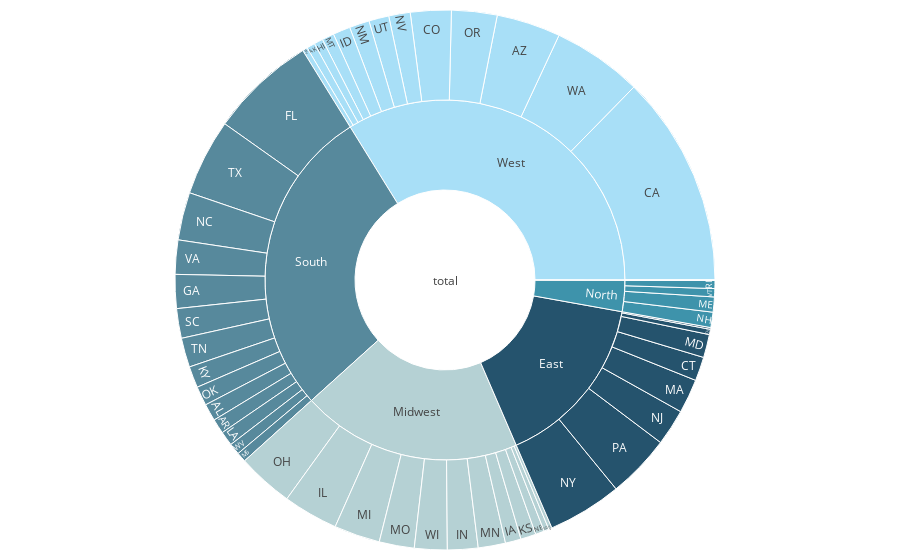

Notebook source saved alongside this figure:
### Code cell
import plotly.graph_objects as go
from plotly.subplots import make_subplots
import pandas as pd

levels = ['state', 'region'] # levels used for the hierarchical chart
color_columns = ['city', 'city']
value_column = 'city'

# define a color palette for the regions
region_colors = {'North': '#3E93AB', 
                 'West': '#A8DFF7', 
                 'East': '#25536D', 
                 'South': '#57899C', 
                 'Midwest': '#B5D1D4', 
                 'Other': '#2F4E48'}


def build_hierarchical_dataframe(df, levels, value_column, color_columns=None):
    """
    Build a hierarchy of levels for Sunburst or Treemap charts.

    Levels are given starting from the bottom to the top of the hierarchy,
    ie the last level corresponds to the root.
    """
    df_all_trees = pd.DataFrame(columns=['id', 'parent', 'value', 'color'])
    state_region_map = dict(zip(df['state'], df['region'])) # create a dictionary mapping each state to its parent region
    for i, level in enumerate(levels):
        df_tree = pd.DataFrame(columns=['id', 'parent', 'value', 'color'])
        dfg = df.groupby(levels[i:]).sum()
        dfg = dfg.reset_index()
        df_tree['id'] = dfg[level].copy()
        if i < len(levels) - 1:
            df_tree['parent'] = dfg[levels[i+1]].copy()
        else:
            df_tree['parent'] = 'total'
        df_tree['value'] = dfg[value_column]
        if level == 'region':
            # assign a unique color to each region
            df_tree['color'] = [region_colors[r] for r in df_tree['id']]
        else:
            # assign the same color to each state within a region as its parent region
            df_tree['color'] = [region_colors[state_region_map[s]] for s in df_tree['id']]
        df_all_trees = df_all_trees.append(df_tree, ignore_index=True)
    total = pd.Series(dict(id='total', parent='',
                              value=df[value_column].sum(),
                              color='white'))
    df_all_trees = df_all_trees.append(total, ignore_index=True)
    return df_all_trees



df_all_trees = build_hierarchical_dataframe(grouped, levels, value_column, color_columns)
#average_score = grouped['sales'].sum() / grouped['calls'].sum()

#fig = make_subplots(1, 2, specs=[[{"type": "domain"}, {"type": "domain"}]],)

# Add a Sunburst trace to the figure with labels, parents, values, marker, hovertemplate, and name
fig.add_trace(go.Sunburst(
    labels=df_all_trees['id'],
    parents=df_all_trees['parent'],
    values=df_all_trees['value'],
    branchvalues='total',
    marker=dict(
        colors=df_all_trees['color'],
        colorscale='RdBu',
        cmid=average_score),
    hovertemplate='<b>%{label} </b> <br> Sightings: %{value}',
    name=''
))

# Update the domain for the Sunburst trace to set it to [0, 1] for both x and y axes
fig.update_traces(domain=dict(x=[0, 1], y=[0, 1]))

# fig.add_trace(go.Sunburst(
#     labels=df_all_trees['id'],
#     parents=df_all_trees['parent'],
#     values=df_all_trees['value'],
#     branchvalues='total',
#     marker=dict(
#         colors=df_all_trees['color'],
#         colorscale='RdBu',
#         cmid=average_score),
#         hovertemplate='<b>%{label} </b> <br> Sightings: %{value}',
#         maxdepth=2
#     ), 1, 2)

# Update the layout to set the x and y axis ranges to [-1, 1] to center the plot
fig.update_layout(xaxis=dict(range=[-1, 1]), yaxis=dict(range=[-1, 1]))
fig

### Figure 1 — Plotly figure (JSON) as saved in the notebook; plotly's stock layout.template omitted (floating-point values rounded to 4 significant figures)
{"data": [{"branchvalues": "total", "domain": {"x": [0, 1], "y": [0, 1]}, "hovertemplate": "<b>%{label} </b> <br> Sightings: %{value}", "labels": ["AK", "AL", "AR", "AZ", "CA", "CO", "CT", "DC", "DE", "FL", "GA", "HI", "IA", "ID", "IL", "IN", "KS", "KY", "LA", "MA", "MD", "ME", "MI", "MN", "MO", "MS", "MT", "NC", "ND", "NE", "NH", "NJ", "NM", "NV", "NY", "OH", "OK", "OR", "PA", "PR", "RI", "SC", "SD", "TN", "TX", "UT", "VA", "VI", "VT", "WA", "WI", "WV", "WY", "East", "Midwest", "North", "Other", "South", "West", "total"], "marker": {"cmid": 0.531, "colors": ["#A8DFF7", "#57899C", "#57899C", "#A8DFF7", "#A8DFF7", "#A8DFF7", "#25536D", "#25536D", "#25536D", "#57899C", "#57899C", "#A8DFF7", "#B5D1D4", "#A8DFF7", "#B5D1D4", "#B5D1D4", "#B5D1D4", "#57899C", "#57899C", "#25536D", "#25536D", "#3E93AB", "#B5D1D4", "#B5D1D4", "#B5D1D4", "#57899C", "#A8DFF7", "#57899C", "#B5D1D4", "#B5D1D4", "#3E93AB", "#25536D", "#A8DFF7", "#A8DFF7", "#25536D", "#B5D1D4", "#57899C", "#A8DFF7", "#25536D", "#2F4E48", "#3E93AB", "#57899C", "#B5D1D4", "#57899C", "#57899C", "#A8DFF7", "#57899C", "#2F4E48", "#3E93AB", "#A8DFF7", "#B5D1D4", "#57899C", "#A8DFF7", "#25536D", "#B5D1D4", "#3E93AB", "#2F4E48", "#57899C", "#A8DFF7", "white"], "colorscale": [[0, "rgb(103,0,31)"], [0.1, "rgb(178,24,43)"], [0.2, "rgb(214,96,77)"], [0.3, "rgb(244,165,130)"], [0.4, "rgb(253,219,199)"], [0.5, "rgb(247,247,247)"], [0.6, "rgb(209,229,240)"], [0.7, "rgb(146,197,222)"], [0.8, "rgb(67,147,195)"], [0.9, "rgb(33,102,172)"], [1, "rgb(5,48,97)"]]}, "name": "", "parents": ["West", "South", "South", "West", "West", "West", "East", "East", "East", "South", "South", "West", "Midwest", "West", "Midwest", "Midwest", "Midwest", "South", "South", "East", "East", "North", "Midwest", "Midwest", "Midwest", "South", "West", "South", "Midwest", "Midwest", "North", "East", "West", "West", "East", "Midwest", "South", "West", "East", "Other", "North", "South", "Midwest", "South", "South", "West", "South", "Other", "North", "West", "Midwest", "South", "West", "total", "total", "total", "total", "total", "total", ""], "type": "sunburst", "values": [484, 1002, 862, 3741, 12361, 2380, 1396, 100, 310, 6196, 1977, 519, 917, 1011, 3214, 1784, 895, 1248, 843, 1995, 1354, 881, 2683, 1593, 2045, 562, 708, 2790, 194, 518, 895, 2122, 1169, 1254, 4333, 3276, 1123, 2658, 3705, 28, 465, 1730, 287, 1710, 4470, 1171, 1994, 1, 482, 5260, 1909, 665, 290, 15315, 19315, 2723, 29, 27172, 33006, 97560]}, {"branchvalues": "total", "domain": {"x": [0, 1], "y": [0, 1]}, "hovertemplate": "<b>%{label} </b> <br> Sightings: %{value}", "labels": ["AK", "AL", "AR", "AZ", "CA", "CO", "CT", "DC", "DE", "FL", "GA", "HI", "IA", "ID", "IL", "IN", "KS", "KY", "LA", "MA", "MD", "ME", "MI", "MN", "MO", "MS", "MT", "NC", "ND", "NE", "NH", "NJ", "NM", "NV", "NY", "OH", "OK", "OR", "PA", "PR", "RI", "SC", "SD", "TN", "TX", "UT", "VA", "VI", "VT", "WA", "WI", "WV", "WY", "East", "Midwest", "North", "Other", "South", "West", "total"], "marker": {"cmid": 0.531, "colors": ["#A8DFF7", "#57899C", "#57899C", "#A8DFF7", "#A8DFF7", "#A8DFF7", "#25536D", "#25536D", "#25536D", "#57899C", "#57899C", "#A8DFF7", "#B5D1D4", "#A8DFF7", "#B5D1D4", "#B5D1D4", "#B5D1D4", "#57899C", "#57899C", "#25536D", "#25536D", "#3E93AB", "#B5D1D4", "#B5D1D4", "#B5D1D4", "#57899C", "#A8DFF7", "#57899C", "#B5D1D4", "#B5D1D4", "#3E93AB", "#25536D", "#A8DFF7", "#A8DFF7", "#25536D", "#B5D1D4", "#57899C", "#A8DFF7", "#25536D", "#2F4E48", "#3E93AB", "#57899C", "#B5D1D4", "#57899C", "#57899C", "#A8DFF7", "#57899C", "#2F4E48", "#3E93AB", "#A8DFF7", "#B5D1D4", "#57899C", "#A8DFF7", "#25536D", "#B5D1D4", "#3E93AB", "#2F4E48", "#57899C", "#A8DFF7", "white"], "colorscale": [[0, "rgb(103,0,31)"], [0.1, "rgb(178,24,43)"], [0.2, "rgb(214,96,77)"], [0.3, "rgb(244,165,130)"], [0.4, "rgb(253,219,199)"], [0.5, "rgb(247,247,247)"], [0.6, "rgb(209,229,240)"], [0.7, "rgb(146,197,222)"], [0.8, "rgb(67,147,195)"], [0.9, "rgb(33,102,172)"], [1, "rgb(5,48,97)"]]}, "name": "", "parents": ["West", "South", "South", "West", "West", "West", "East", "East", "East", "South", "South", "West", "Midwest", "West", "Midwest", "Midwest", "Midwest", "South", "South", "East", "East", "North", "Midwest", "Midwest", "Midwest", "South", "West", "South", "Midwest", "Midwest", "North", "East", "West", "West", "East", "Midwest", "South", "West", "East", "Other", "North", "South", "Midwest", "South", "South", "West", "South", "Other", "North", "West", "Midwest", "South", "West", "total", "total", "total", "total", "total", "total", ""], "type": "sunburst", "values": [484, 1002, 862, 3741, 12361, 2380, 1396, 100, 310, 6196, 1977, 519, 917, 1011, 3214, 1784, 895, 1248, 843, 1995, 1354, 881, 2683, 1593, 2045, 562, 708, 2790, 194, 518, 895, 2122, 1169, 1254, 4333, 3276, 1123, 2658, 3705, 28, 465, 1730, 287, 1710, 4470, 1171, 1994, 1, 482, 5260, 1909, 665, 290, 15315, 19315, 2723, 29, 27172, 33006, 97560]}, {"branchvalues": "total", "domain": {"x": [0, 1], "y": [0, 1]}, "hovertemplate": "<b>%{label} </b> <br> Sightings: %{value}", "labels": ["AK", "AL", "AR", "AZ", "CA", "CO", "CT", "DC", "DE", "FL", "GA", "HI", "IA", "ID", "IL", "IN", "KS", "KY", "LA", "MA", "MD", "ME", "MI", "MN", "MO", "MS", "MT", "NC", "ND", "NE", "NH", "NJ", "NM", "NV", "NY", "OH", "OK", "OR", "PA", "PR", "RI", "SC", "SD", "TN", "TX", "UT", "VA", "VI", "VT", "WA", "WI", "WV", "WY", "East", "Midwest", "North", "Other", "South", "West", "total"], "marker": {"cmid": 0.531, "colors": ["#A8DFF7", "#57899C", "#57899C", "#A8DFF7", "#A8DFF7", "#A8DFF7", "#25536D", "#25536D", "#25536D", "#57899C", "#57899C", "#A8DFF7", "#B5D1D4", "#A8DFF7", "#B5D1D4", "#B5D1D4", "#B5D1D4", "#57899C", "#57899C", "#25536D", "#25536D", "#3E93AB", "#B5D1D4", "#B5D1D4", "#B5D1D4", "#57899C", "#A8DFF7", "#57899C", "#B5D1D4", "#B5D1D4", "#3E93AB", "#25536D", "#A8DFF7", "#A8DFF7", "#25536D", "#B5D1D4", "#57899C", "#A8DFF7", "#25536D", "#2F4E48", "#3E93AB", "#57899C", "#B5D1D4", "#57899C", "#57899C", "#A8DFF7", "#57899C", "#2F4E48", "#3E93AB", "#A8DFF7", "#B5D1D4", "#57899C", "#A8DFF7", "#25536D", "#B5D1D4", "#3E93AB", "#2F4E48", "#57899C", "#A8DFF7", "white"], "colorscale": [[0, "rgb(103,0,31)"], [0.1, "rgb(178,24,43)"], [0.2, "rgb(214,96,77)"], [0.3, "rgb(244,165,130)"], [0.4, "rgb(253,219,199)"], [0.5, "rgb(247,247,247)"], [0.6, "rgb(209,229,240)"], [0.7, "rgb(146,197,222)"], [0.8, "rgb(67,147,195)"], [0.9, "rgb(33,102,172)"], [1, "rgb(5,48,97)"]]}, "name": "", "parents": ["West", "South", "South", "West", "West", "West", "East", "East", "East", "South", "South", "West", "Midwest", "West", "Midwest", "Midwest", "Midwest", "South", "South", "East", "East", "North", "Midwest", "Midwest", "Midwest", "South", "West", "South", "Midwest", "Midwest", "North", "East", "West", "West", "East", "Midwest", "South", "West", "East", "Other", "North", "South", "Midwest", "South", "South", "West", "South", "Other", "North", "West", "Midwest", "South", "West", "total", "total", "total", "total", "total", "total", ""], "type": "sunburst", "values": [484, 1002, 862, 3741, 12361, 2380, 1396, 100, 310, 6196, 1977, 519, 917, 1011, 3214, 1784, 895, 1248, 843, 1995, 1354, 881, 2683, 1593, 2045, 562, 708, 2790, 194, 518, 895, 2122, 1169, 1254, 4333, 3276, 1123, 2658, 3705, 28, 465, 1730, 287, 1710, 4470, 1171, 1994, 1, 482, 5260, 1909, 665, 290, 15315, 19315, 2723, 29, 27172, 33006, 97560]}, {"branchvalues": "total", "domain": {"x": [0, 1], "y": [0, 1]}, "hovertemplate": "<b>%{label} </b> <br> Sightings: %{value}", "labels": ["AK", "AL", "AR", "AZ", "CA", "CO", "CT", "DC", "DE", "FL", "GA", "HI", "IA", "ID", "IL", "IN", "KS", "KY", "LA", "MA", "MD", "ME", "MI", "MN", "MO", "MS", "MT", "NC", "ND", "NE", "NH", "NJ", "NM", "NV", "NY", "OH", "OK", "OR", "PA", "PR", "RI", "SC", "SD", "TN", "TX", "UT", "VA", "VI", "VT", "WA", "WI", "WV", "WY", "East", "Midwest", "North", "Other", "South", "West", "total"], "marker": {"cmid": 0.531, "colors": ["#A8DFF7", "#57899C", "#57899C", "#A8DFF7", "#A8DFF7", "#A8DFF7", "#25536D", "#25536D", "#25536D", "#57899C", "#57899C", "#A8DFF7", "#B5D1D4", "#A8DFF7", "#B5D1D4", "#B5D1D4", "#B5D1D4", "#57899C", "#57899C", "#25536D", "#25536D", "#3E93AB", "#B5D1D4", "#B5D1D4", "#B5D1D4", "#57899C", "#A8DFF7", "#57899C", "#B5D1D4", "#B5D1D4", "#3E93AB", "#25536D", "#A8DFF7", "#A8DFF7", "#25536D", "#B5D1D4", "#57899C", "#A8DFF7", "#25536D", "#2F4E48", "#3E93AB", "#57899C", "#B5D1D4", "#57899C", "#57899C", "#A8DFF7", "#57899C", "#2F4E48", "#3E93AB", "#A8DFF7", "#B5D1D4", "#57899C", "#A8DFF7", "#25536D", "#B5D1D4", "#3E93AB", "#2F4E48", "#57899C", "#A8DFF7", "white"], "colorscale": [[0, "rgb(103,0,31)"], [0.1, "rgb(178,24,43)"], [0.2, "rgb(214,96,77)"], [0.3, "rgb(244,165,130)"], [0.4, "rgb(253,219,199)"], [0.5, "rgb(247,247,247)"], [0.6, "rgb(209,229,240)"], [0.7, "rgb(146,197,222)"], [0.8, "rgb(67,147,195)"], [0.9, "rgb(33,102,172)"], [1, "rgb(5,48,97)"]]}, "name": "", "parents": ["West", "South", "South", "West", "West", "West", "East", "East", "East", "South", "South", "West", "Midwest", "West", "Midwest", "Midwest", "Midwest", "South", "South", "East", "East", "North", "Midwest", "Midwest", "Midwest", "South", "West", "South", "Midwest", "Midwest", "North", "East", "West", "West", "East", "Midwest", "South", "West", "East", "Other", "North", "South", "Midwest", "South", "South", "West", "South", "Other", "North", "West", "Midwest", "South", "West", "total", "total", "total", "total", "total", "total", ""], "type": "sunburst", "values": [484, 1002, 862, 3741, 12361, 2380, 1396, 100, 310, 6196, 1977, 519, 917, 1011, 3214, 1784, 895, 1248, 843, 1995, 1354, 881, 2683, 1593, 2045, 562, 708, 2790, 194, 518, 895, 2122, 1169, 1254, 4333, 3276, 1123, 2658, 3705, 28, 465, 1730, 287, 1710, 4470, 1171, 1994, 1, 482, 5260, 1909, 665, 290, 15315, 19315, 2723, 29, 27172, 33006, 97560]}, {"branchvalues": "total", "domain": {"x": [0, 1], "y": [0, 1]}, "hovertemplate": "<b>%{label} </b> <br> Sightings: %{value}", "labels": ["AK", "AL", "AR", "AZ", "CA", "CO", "CT", "DC", "DE", "FL", "GA", "HI", "IA", "ID", "IL", "IN", "KS", "KY", "LA", "MA", "MD", "ME", "MI", "MN", "MO", "MS", "MT", "NC", "ND", "NE", "NH", "NJ", "NM", "NV", "NY", "OH", "OK", "OR", "PA", "PR", "RI", "SC", "SD", "TN", "TX", "UT", "VA", "VI", "VT", "WA", "WI", "WV", "WY", "East", "Midwest", "North", "Other", "South", "West", "total"], "marker": {"cmid": 0.531, "colors": ["#A8DFF7", "#57899C", "#57899C", "#A8DFF7", "#A8DFF7", "#A8DFF7", "#25536D", "#25536D", "#25536D", "#57899C", "#57899C", "#A8DFF7", "#B5D1D4", "#A8DFF7", "#B5D1D4", "#B5D1D4", "#B5D1D4", "#57899C", "#57899C", "#25536D", "#25536D", "#3E93AB", "#B5D1D4", "#B5D1D4", "#B5D1D4", "#57899C", "#A8DFF7", "#57899C", "#B5D1D4", "#B5D1D4", "#3E93AB", "#25536D", "#A8DFF7", "#A8DFF7", "#25536D", "#B5D1D4", "#57899C", "#A8DFF7", "#25536D", "#2F4E48", "#3E93AB", "#57899C", "#B5D1D4", "#57899C", "#57899C", "#A8DFF7", "#57899C", "#2F4E48", "#3E93AB", "#A8DFF7", "#B5D1D4", "#57899C", "#A8DFF7", "#25536D", "#B5D1D4", "#3E93AB", "#2F4E48", "#57899C", "#A8DFF7", "white"], "colorscale": [[0, "rgb(103,0,31)"], [0.1, "rgb(178,24,43)"], [0.2, "rgb(214,96,77)"], [0.3, "rgb(244,165,130)"], [0.4, "rgb(253,219,199)"], [0.5, "rgb(247,247,247)"], [0.6, "rgb(209,229,240)"], [0.7, "rgb(146,197,222)"], [0.8, "rgb(67,147,195)"], [0.9, "rgb(33,102,172)"], [1, "rgb(5,48,97)"]]}, "name": "", "parents": ["West", "South", "South", "West", "West", "West", "East", "East", "East", "South", "South", "West", "Midwest", "West", "Midwest", "Midwest", "Midwest", "South", "South", "East", "East", "North", "Midwest", "Midwest", "Midwest", "South", "West", "South", "Midwest", "Midwest", "North", "East", "West", "West", "East", "Midwest", "South", "West", "East", "Other", "North", "South", "Midwest", "South", "South", "West", "South", "Other", "North", "West", "Midwest", "South", "West", "total", "total", "total", "total", "total", "total", ""], "type": "sunburst", "values": [484, 1002, 862, 3741, 12361, 2380, 1396, 100, 310, 6196, 1977, 519, 917, 1011, 3214, 1784, 895, 1248, 843, 1995, 1354, 881, 2683, 1593, 2045, 562, 708, 2790, 194, 518, 895, 2122, 1169, 1254, 4333, 3276, 1123, 2658, 3705, 28, 465, 1730, 287, 1710, 4470, 1171, 1994, 1, 482, 5260, 1909, 665, 290, 15315, 19315, 2723, 29, 27172, 33006, 97560]}, {"branchvalues": "total", "domain": {"x": [0, 1], "y": [0, 1]}, "hovertemplate": "<b>%{label} </b> <br> Sightings: %{value}", "labels": ["AK", "AL", "AR", "AZ", "CA", "CO", "CT", "DC", "DE", "FL", "GA", "HI", "IA", "ID", "IL", "IN", "KS", "KY", "LA", "MA", "MD", "ME", "MI", "MN", "MO", "MS", "MT", "NC", "ND", "NE", "NH", "NJ", "NM", "NV", "NY", "OH", "OK", "OR", "PA", "PR", "RI", "SC", "SD", "TN", "TX", "UT", "VA", "VI", "VT", "WA", "WI", "WV", "WY", "East", "Midwest", "North", "Other", "South", "West", "total"], "marker": {"cmid": 0.531, "colors": ["#A8DFF7", "#57899C", "#57899C", "#A8DFF7", "#A8DFF7", "#A8DFF7", "#25536D", "#25536D", "#25536D", "#57899C", "#57899C", "#A8DFF7", "#B5D1D4", "#A8DFF7", "#B5D1D4", "#B5D1D4", "#B5D1D4", "#57899C", "#57899C", "#25536D", "#25536D", "#3E93AB", "#B5D1D4", "#B5D1D4", "#B5D1D4", "#57899C", "#A8DFF7", "#57899C", "#B5D1D4", "#B5D1D4", "#3E93AB", "#25536D", "#A8DFF7", "#A8DFF7", "#25536D", "#B5D1D4", "#57899C", "#A8DFF7", "#25536D", "#2F4E48", "#3E93AB", "#57899C", "#B5D1D4", "#57899C", "#57899C", "#A8DFF7", "#57899C", "#2F4E48", "#3E93AB", "#A8DFF7", "#B5D1D4", "#57899C", "#A8DFF7", "#25536D", "#B5D1D4", "#3E93AB", "#2F4E48", "#57899C", "#A8DFF7", "white"], "colorscale": [[0, "rgb(103,0,31)"], [0.1, "rgb(178,24,43)"], [0.2, "rgb(214,96,77)"], [0.3, "rgb(244,165,130)"], [0.4, "rgb(253,219,199)"], [0.5, "rgb(247,247,247)"], [0.6, "rgb(209,229,240)"], [0.7, "rgb(146,197,222)"], [0.8, "rgb(67,147,195)"], [0.9, "rgb(33,102,172)"], [1, "rgb(5,48,97)"]]}, "name": "", "parents": ["West", "South", "South", "West", "West", "West", "East", "East", "East", "South", "South", "West", "Midwest", "West", "Midwest", "Midwest", "Midwest", "South", "South", "East", "East", "North", "Midwest", "Midwest", "Midwest", "South", "West", "South", "Midwest", "Midwest", "North", "East", "West", "West", "East", "Midwest", "South", "West", "East", "Other", "North", "South", "Midwest", "South", "South", "West", "South", "Other", "North", "West", "Midwest", "South", "West", "total", "total", "total", "total", "total", "total", ""], "type": "sunburst", "values": [484, 1002, 862, 3741, 12361, 2380, 1396, 100, 310, 6196, 1977, 519, 917, 1011, 3214, 1784, 895, 1248, 843, 1995, 1354, 881, 2683, 1593, 2045, 562, 708, 2790, 194, 518, 895, 2122, 1169, 1254, 4333, 3276, 1123, 2658, 3705, 28, 465, 1730, 287, 1710, 4470, 1171, 1994, 1, 482, 5260, 1909, 665, 290, 15315, 19315, 2723, 29, 27172, 33006, 97560]}, {"branchvalues": "total", "domain": {"x": [0, 1], "y": [0, 1]}, "hovertemplate": "<b>%{label} </b> <br> Sightings: %{value}", "labels": ["AK", "AL", "AR", "AZ", "CA", "CO", "CT", "DC", "DE", "FL", "GA", "HI", "IA", "ID", "IL", "IN", "KS", "KY", "LA", "MA", "MD", "ME", "MI", "MN", "MO", "MS", "MT", "NC", "ND", "NE", "NH", "NJ", "NM", "NV", "NY", "OH", "OK", "OR", "PA", "PR", "RI", "SC", "SD", "TN", "TX", "UT", "VA", "VI", "VT", "WA", "WI", "WV", "WY", "East", "Midwest", "North", "Other", "South", "West", "total"], "marker": {"cmid": 0.531, "colors": ["#A8DFF7", "#57899C", "#57899C", "#A8DFF7", "#A8DFF7", "#A8DFF7", "#25536D", "#25536D", "#25536D", "#57899C", "#57899C", "#A8DFF7", "#B5D1D4", "#A8DFF7", "#B5D1D4", "#B5D1D4", "#B5D1D4", "#57899C", "#57899C", "#25536D", "#25536D", "#3E93AB", "#B5D1D4", "#B5D1D4", "#B5D1D4", "#57899C", "#A8DFF7", "#57899C", "#B5D1D4", "#B5D1D4", "#3E93AB", "#25536D", "#A8DFF7", "#A8DFF7", "#25536D", "#B5D1D4", "#57899C", "#A8DFF7", "#25536D", "#2F4E48", "#3E93AB", "#57899C", "#B5D1D4", "#57899C", "#57899C", "#A8DFF7", "#57899C", "#2F4E48", "#3E93AB", "#A8DFF7", "#B5D1D4", "#57899C", "#A8DFF7", "#25536D", "#B5D1D4", "#3E93AB", "#2F4E48", "#57899C", "#A8DFF7", "white"], "colorscale": [[0, "rgb(103,0,31)"], [0.1, "rgb(178,24,43)"], [0.2, "rgb(214,96,77)"], [0.3, "rgb(244,165,130)"], [0.4, "rgb(253,219,199)"], [0.5, "rgb(247,247,247)"], [0.6, "rgb(209,229,240)"], [0.7, "rgb(146,197,222)"], [0.8, "rgb(67,147,195)"], [0.9, "rgb(33,102,172)"], [1, "rgb(5,48,97)"]]}, "name": "", "parents": ["West", "South", "South", "West", "West", "West", "East", "East", "East", "South", "South", "West", "Midwest", "West", "Midwest", "Midwest", "Midwest", "South", "South", "East", "East", "North", "Midwest", "Midwest", "Midwest", "South", "West", "South", "Midwest", "Midwest", "North", "East", "West", "West", "East", "Midwest", "South", "West", "East", "Other", "North", "South", "Midwest", "South", "South", "West", "South", "Other", "North", "West", "Midwest", "South", "West", "total", "total", "total", "total", "total", "total", ""], "type": "sunburst", "values": [484, 1002, 862, 3741, 12361, 2380, 1396, 100, 310, 6196, 1977, 519, 917, 1011, 3214, 1784, 895, 1248, 843, 1995, 1354, 881, 2683, 1593, 2045, 562, 708, 2790, 194, 518, 895, 2122, 1169, 1254, 4333, 3276, 1123, 2658, 3705, 28, 465, 1730, 287, 1710, 4470, 1171, 1994, 1, 482, 5260, 1909, 665, 290, 15315, 19315, 2723, 29, 27172, 33006, 97560]}, {"branchvalues": "total", "domain": {"x": [0, 1], "y": [0, 1]}, "hovertemplate": "<b>%{label} </b> <br> Sightings: %{value}", "labels": ["AK", "AL", "AR", "AZ", "CA", "CO", "CT", "DC", "DE", "FL", "GA", "HI", "IA", "ID", "IL", "IN", "KS", "KY", "LA", "MA", "MD", "ME", "MI", "MN", "MO", "MS", "MT", "NC", "ND", "NE", "NH", "NJ", "NM", "NV", "NY", "OH", "OK", "OR", "PA", "PR", "RI", "SC", "SD", "TN", "TX", "UT", "VA", "VI", "VT", "WA", "WI", "WV", "WY", "East", "Midwest", "North", "Other", "South", "West", "total"], "marker": {"cmid": 0.531, "colors": ["#A8DFF7", "#57899C", "#57899C", "#A8DFF7", "#A8DFF7", "#A8DFF7", "#25536D", "#25536D", "#25536D", "#57899C", "#57899C", "#A8DFF7", "#B5D1D4", "#A8DFF7", "#B5D1D4", "#B5D1D4", "#B5D1D4", "#57899C", "#57899C", "#25536D", "#25536D", "#3E93AB", "#B5D1D4", "#B5D1D4", "#B5D1D4", "#57899C", "#A8DFF7", "#57899C", "#B5D1D4", "#B5D1D4", "#3E93AB", "#25536D", "#A8DFF7", "#A8DFF7", "#25536D", "#B5D1D4", "#57899C", "#A8DFF7", "#25536D", "#2F4E48", "#3E93AB", "#57899C", "#B5D1D4", "#57899C", "#57899C", "#A8DFF7", "#57899C", "#2F4E48", "#3E93AB", "#A8DFF7", "#B5D1D4", "#57899C", "#A8DFF7", "#25536D", "#B5D1D4", "#3E93AB", "#2F4E48", "#57899C", "#A8DFF7", "white"], "colorscale": [[0, "rgb(103,0,31)"], [0.1, "rgb(178,24,43)"], [0.2, "rgb(214,96,77)"], [0.3, "rgb(244,165,130)"], [0.4, "rgb(253,219,199)"], [0.5, "rgb(247,247,247)"], [0.6, "rgb(209,229,240)"], [0.7, "rgb(146,197,222)"], [0.8, "rgb(67,147,195)"], [0.9, "rgb(33,102,172)"], [1, "rgb(5,48,97)"]]}, "name": "", "parents": ["West", "South", "South", "West", "West", "West", "East", "East", "East", "South", "South", "West", "Midwest", "West", "Midwest", "Midwest", "Midwest", "South", "South", "East", "East", "North", "Midwest", "Midwest", "Midwest", "South", "West", "South", "Midwest", "Midwest", "North", "East", "West", "West", "East", "Midwest", "South", "West", "East", "Other", "North", "South", "Midwest", "South", "South", "West", "South", "Other", "North", "West", "Midwest", "South", "West", "total", "total", "total", "total", "total", "total", ""], "type": "sunburst", "values": [484, 1002, 862, 3741, 12361, 2380, 1396, 100, 310, 6196, 1977, 519, 917, 1011, 3214, 1784, 895, 1248, 843, 1995, 1354, 881, 2683, 1593, 2045, 562, 708, 2790, 194, 518, 895, 2122, 1169, 1254, 4333, 3276, 1123, 2658, 3705, 28, 465, 1730, 287, 1710, 4470, 1171, 1994, 1, 482, 5260, 1909, 665, 290, 15315, 19315, 2723, 29, 27172, 33006, 97560]}, {"branchvalues": "total", "domain": {"x": [0, 1], "y": [0, 1]}, "hovertemplate": "<b>%{label} </b> <br> Sightings: %{value}", "labels": ["AK", "AL", "AR", "AZ", "CA", "CO", "CT", "DC", "DE", "FL", "GA", "HI", "IA", "ID", "IL", "IN", "KS", "KY", "LA", "MA", "MD", "ME", "MI", "MN", "MO", "MS", "MT", "NC", "ND", "NE", "NH", "NJ", "NM", "NV", "NY", "OH", "OK", "OR", "PA", "PR", "RI", "SC", "SD", "TN", "TX", "UT", "VA", "VI", "VT", "WA", "WI", "WV", "WY", "East", "Midwest", "North", "Other", "South", "West", "total"], "marker": {"cmid": 0.531, "colors": ["#A8DFF7", "#57899C", "#57899C", "#A8DFF7", "#A8DFF7", "#A8DFF7", "#25536D", "#25536D", "#25536D", "#57899C", "#57899C", "#A8DFF7", "#B5D1D4", "#A8DFF7", "#B5D1D4", "#B5D1D4", "#B5D1D4", "#57899C", "#57899C", "#25536D", "#25536D", "#3E93AB", "#B5D1D4", "#B5D1D4", "#B5D1D4", "#57899C", "#A8DFF7", "#57899C", "#B5D1D4", "#B5D1D4", "#3E93AB", "#25536D", "#A8DFF7", "#A8DFF7", "#25536D", "#B5D1D4", "#57899C", "#A8DFF7", "#25536D", "#2F4E48", "#3E93AB", "#57899C", "#B5D1D4", "#57899C", "#57899C", "#A8DFF7", "#57899C", "#2F4E48", "#3E93AB", "#A8DFF7", "#B5D1D4", "#57899C", "#A8DFF7", "#25536D", "#B5D1D4", "#3E93AB", "#2F4E48", "#57899C", "#A8DFF7", "white"], "colorscale": [[0, "rgb(103,0,31)"], [0.1, "rgb(178,24,43)"], [0.2, "rgb(214,96,77)"], [0.3, "rgb(244,165,130)"], [0.4, "rgb(253,219,199)"], [0.5, "rgb(247,247,247)"], [0.6, "rgb(209,229,240)"], [0.7, "rgb(146,197,222)"], [0.8, "rgb(67,147,195)"], [0.9, "rgb(33,102,172)"], [1, "rgb(5,48,97)"]]}, "name": "", "parents": ["West", "South", "South", "West", "West", "West", "East", "East", "East", "South", "South", "West", "Midwest", "West", "Midwest", "Midwest", "Midwest", "South", "South", "East", "East", "North", "Midwest", "Midwest", "Midwest", "South", "West", "South", "Midwest", "Midwest", "North", "East", "West", "West", "East", "Midwest", "South", "West", "East", "Other", "North", "South", "Midwest", "South", "South", "West", "South", "Other", "North", "West", "Midwest", "South", "West", "total", "total", "total", "total", "total", "total", ""], "type": "sunburst", "values": [484, 1002, 862, 3741, 12361, 2380, 1396, 100, 310, 6196, 1977, 519, 917, 1011, 3214, 1784, 895, 1248, 843, 1995, 1354, 881, 2683, 1593, 2045, 562, 708, 2790, 194, 518, 895, 2122, 1169, 1254, 4333, 3276, 1123, 2658, 3705, 28, 465, 1730, 287, 1710, 4470, 1171, 1994, 1, 482, 5260, 1909, 665, 290, 15315, 19315, 2723, 29, 27172, 33006, 97560]}, {"branchvalues": "total", "domain": {"x": [0, 1], "y": [0, 1]}, "hovertemplate": "<b>%{label} </b> <br> Sightings: %{value}", "labels": ["AK", "AL", "AR", "AZ", "CA", "CO", "CT", "DC", "DE", "FL", "GA", "HI", "IA", "ID", "IL", "IN", "KS", "KY", "LA", "MA", "MD", "ME", "MI", "MN", "MO", "MS", "MT", "NC", "ND", "NE", "NH", "NJ", "NM", "NV", "NY", "OH", "OK", "OR", "PA", "PR", "RI", "SC", "SD", "TN", "TX", "UT", "VA", "VI", "VT", "WA", "WI", "WV", "WY", "East", "Midwest", "North", "Other", "South", "West", "total"], "marker": {"cmid": 0.531, "colors": ["#A8DFF7", "#57899C", "#57899C", "#A8DFF7", "#A8DFF7", "#A8DFF7", "#25536D", "#25536D", "#25536D", "#57899C", "#57899C", "#A8DFF7", "#B5D1D4", "#A8DFF7", "#B5D1D4", "#B5D1D4", "#B5D1D4", "#57899C", "#57899C", "#25536D", "#25536D", "#3E93AB", "#B5D1D4", "#B5D1D4", "#B5D1D4", "#57899C", "#A8DFF7", "#57899C", "#B5D1D4", "#B5D1D4", "#3E93AB", "#25536D", "#A8DFF7", "#A8DFF7", "#25536D", "#B5D1D4", "#57899C", "#A8DFF7", "#25536D", "#2F4E48", "#3E93AB", "#57899C", "#B5D1D4", "#57899C", "#57899C", "#A8DFF7", "#57899C", "#2F4E48", "#3E93AB", "#A8DFF7", "#B5D1D4", "#57899C", "#A8DFF7", "#25536D", "#B5D1D4", "#3E93AB", "#2F4E48", "#57899C", "#A8DFF7", "white"], "colorscale": [[0, "rgb(103,0,31)"], [0.1, "rgb(178,24,43)"], [0.2, "rgb(214,96,77)"], [0.3, "rgb(244,165,130)"], [0.4, "rgb(253,219,199)"], [0.5, "rgb(247,247,247)"], [0.6, "rgb(209,229,240)"], [0.7, "rgb(146,197,222)"], [0.8, "rgb(67,147,195)"], [0.9, "rgb(33,102,172)"], [1, "rgb(5,48,97)"]]}, "name": "", "parents": ["West", "South", "South", "West", "West", "West", "East", "East", "East", "South", "South", "West", "Midwest", "West", "Midwest", "Midwest", "Midwest", "South", "South", "East", "East", "North", "Midwest", "Midwest", "Midwest", "South", "West", "South", "Midwest", "Midwest", "North", "East", "West", "West", "East", "Midwest", "South", "West", "East", "Other", "North", "South", "Midwest", "South", "South", "West", "South", "Other", "North", "West", "Midwest", "South", "West", "total", "total", "total", "total", "total", "total", ""], "type": "sunburst", "values": [484, 1002, 862, 3741, 12361, 2380, 1396, 100, 310, 6196, 1977, 519, 917, 1011, 3214, 1784, 895, 1248, 843, 1995, 1354, 881, 2683, 1593, 2045, 562, 708, 2790, 194, 518, 895, 2122, 1169, 1254, 4333, 3276, 1123, 2658, 3705, 28, 465, 1730, 287, 1710, 4470, 1171, 1994, 1, 482, 5260, 1909, 665, 290, 15315, 19315, 2723, 29, 27172, 33006, 97560]}], "layout": {"margin": {"b": 10, "l": 0, "r": 10, "t": 10}, "xaxis": {"range": [-1, 1]}, "yaxis": {"range": [-1, 1]}}}
